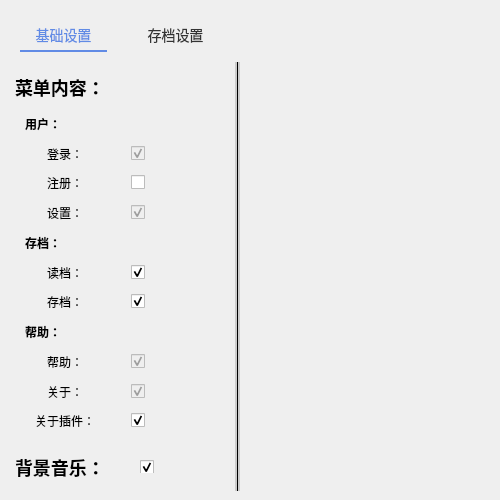
<?xml version="1.0" encoding="UTF-8"?>
<ui version="4.0">
 <class>settingsDialog</class>
 <widget class="QDialog" name="settingsDialog">
  <property name="geometry">
   <rect>
    <x>0</x>
    <y>0</y>
    <width>500</width>
    <height>500</height>
   </rect>
  </property>
  <property name="windowTitle">
   <string>Settings</string>
  </property>
  <property name="windowIcon">
   <iconset resource="resourse.qrc">
    <normaloff>:/icon/img/icon-settings.ico</normaloff>:/icon/img/icon-settings.ico</iconset>
  </property>
  <widget class="QTabWidget" name="tabWidget">
   <property name="geometry">
    <rect>
     <x>-10</x>
     <y>10</y>
     <width>500</width>
     <height>481</height>
    </rect>
   </property>
   <property name="minimumSize">
    <size>
     <width>500</width>
     <height>481</height>
    </size>
   </property>
   <property name="maximumSize">
    <size>
     <width>500</width>
     <height>481</height>
    </size>
   </property>
   <property name="styleSheet">
    <string notr="true">QTabWidget::pane 
{
	top:20px;
	border:none;
 
}
 
QTabBar::tab:first
{
	color:#333333;
	background:transparent;
	
	font-family:&quot;微软雅黑&quot;;
	font-size:14px;
	
	padding-left:-9px;
	padding-right:-9px;
	width:105px;
	height:30px;
	margin-left:0px;
	margin-right:40px;
}
 
QTabBar::tab:last
{	color:#333333;
	background:transparent;
	
	font-family:&quot;微软雅黑&quot;;
	font-size:14px;
	
	padding-left:-9px;
	padding-right:-9px;
	width:75px;
	height:30px;
	margin-left:0px;
	margin-right:40px;
}
 
QTabBar::tab:selected, QTabBar::tab:hover
{
	color:#618BE5;
	background:transparent;
	
	font-family:&quot;微软雅黑&quot;;
	font-size:14px;
	
	border-bottom:2px solid #618BE5;
}
 
QTabWidget::tab-bar {
    alignment: left;  
	top:10px;
	left:30px;
	
}</string>
   </property>
   <property name="tabPosition">
    <enum>QTabWidget::North</enum>
   </property>
   <property name="tabShape">
    <enum>QTabWidget::Rounded</enum>
   </property>
   <property name="currentIndex">
    <number>0</number>
   </property>
   <property name="elideMode">
    <enum>Qt::ElideMiddle</enum>
   </property>
   <widget class="QWidget" name="basicSetEntry">
    <attribute name="title">
     <string>基础设置</string>
    </attribute>
    <widget class="QLabel" name="munuSets_text">
     <property name="geometry">
      <rect>
       <x>25</x>
       <y>10</y>
       <width>91</width>
       <height>31</height>
      </rect>
     </property>
     <property name="text">
      <string>&lt;h2&gt;菜单内容：&lt;/h2&gt;</string>
     </property>
    </widget>
    <widget class="QWidget" name="gridLayoutWidget">
     <property name="geometry">
      <rect>
       <x>20</x>
       <y>40</y>
       <width>201</width>
       <height>331</height>
      </rect>
     </property>
     <layout class="QGridLayout" name="menuSets">
      <property name="leftMargin">
       <number>15</number>
      </property>
      <property name="topMargin">
       <number>10</number>
      </property>
      <item row="1" column="0">
       <widget class="QLabel" name="m1_a1_t">
        <property name="text">
         <string>登录：</string>
        </property>
        <property name="alignment">
         <set>Qt::AlignCenter</set>
        </property>
       </widget>
      </item>
      <item row="5" column="1">
       <spacer name="seperator8">
        <property name="orientation">
         <enum>Qt::Vertical</enum>
        </property>
        <property name="sizeHint" stdset="0">
         <size>
          <width>20</width>
          <height>40</height>
         </size>
        </property>
       </spacer>
      </item>
      <item row="9" column="1">
       <spacer name="seperator13">
        <property name="orientation">
         <enum>Qt::Vertical</enum>
        </property>
        <property name="sizeHint" stdset="0">
         <size>
          <width>20</width>
          <height>40</height>
         </size>
        </property>
       </spacer>
      </item>
      <item row="4" column="0">
       <widget class="QLabel" name="m2_t">
        <property name="styleSheet">
         <string notr="true">font: 11pt &quot;新宋体&quot;;</string>
        </property>
        <property name="text">
         <string>&lt;h4&gt;存档：&lt;/h4&gt;</string>
        </property>
       </widget>
      </item>
      <item row="8" column="0">
       <widget class="QLabel" name="m3_a1_t">
        <property name="text">
         <string>帮助：</string>
        </property>
        <property name="alignment">
         <set>Qt::AlignCenter</set>
        </property>
       </widget>
      </item>
      <item row="7" column="1">
       <spacer name="seperator10">
        <property name="orientation">
         <enum>Qt::Vertical</enum>
        </property>
        <property name="sizeHint" stdset="0">
         <size>
          <width>20</width>
          <height>40</height>
         </size>
        </property>
       </spacer>
      </item>
      <item row="2" column="2">
       <widget class="QCheckBox" name="m1_a2">
        <property name="text">
         <string/>
        </property>
       </widget>
      </item>
      <item row="9" column="2">
       <widget class="QCheckBox" name="m3_a2">
        <property name="enabled">
         <bool>false</bool>
        </property>
        <property name="text">
         <string/>
        </property>
        <property name="checked">
         <bool>true</bool>
        </property>
       </widget>
      </item>
      <item row="8" column="2">
       <widget class="QCheckBox" name="m3_a1">
        <property name="enabled">
         <bool>false</bool>
        </property>
        <property name="text">
         <string/>
        </property>
        <property name="checked">
         <bool>true</bool>
        </property>
       </widget>
      </item>
      <item row="5" column="2">
       <widget class="QCheckBox" name="m2_a1">
        <property name="enabled">
         <bool>true</bool>
        </property>
        <property name="text">
         <string/>
        </property>
        <property name="checked">
         <bool>true</bool>
        </property>
       </widget>
      </item>
      <item row="1" column="1">
       <spacer name="seperator2">
        <property name="orientation">
         <enum>Qt::Vertical</enum>
        </property>
        <property name="sizeHint" stdset="0">
         <size>
          <width>20</width>
          <height>40</height>
         </size>
        </property>
       </spacer>
      </item>
      <item row="0" column="0">
       <widget class="QLabel" name="m1_t">
        <property name="styleSheet">
         <string notr="true">font: 11pt &quot;新宋体&quot;;</string>
        </property>
        <property name="text">
         <string>&lt;h4&gt;用户：&lt;/h4&gt;</string>
        </property>
       </widget>
      </item>
      <item row="1" column="2">
       <widget class="QCheckBox" name="m1_a1">
        <property name="enabled">
         <bool>false</bool>
        </property>
        <property name="text">
         <string/>
        </property>
        <property name="checked">
         <bool>true</bool>
        </property>
       </widget>
      </item>
      <item row="5" column="0">
       <widget class="QLabel" name="m2_a1_t">
        <property name="text">
         <string>读档：</string>
        </property>
        <property name="alignment">
         <set>Qt::AlignCenter</set>
        </property>
       </widget>
      </item>
      <item row="3" column="2">
       <widget class="QCheckBox" name="m1_a3">
        <property name="enabled">
         <bool>false</bool>
        </property>
        <property name="text">
         <string/>
        </property>
        <property name="checked">
         <bool>true</bool>
        </property>
       </widget>
      </item>
      <item row="8" column="1">
       <spacer name="seperator11">
        <property name="orientation">
         <enum>Qt::Vertical</enum>
        </property>
        <property name="sizeHint" stdset="0">
         <size>
          <width>20</width>
          <height>40</height>
         </size>
        </property>
       </spacer>
      </item>
      <item row="4" column="1">
       <spacer name="seperator6">
        <property name="orientation">
         <enum>Qt::Vertical</enum>
        </property>
        <property name="sizeHint" stdset="0">
         <size>
          <width>20</width>
          <height>40</height>
         </size>
        </property>
       </spacer>
      </item>
      <item row="7" column="2">
       <spacer name="seperator12">
        <property name="orientation">
         <enum>Qt::Vertical</enum>
        </property>
        <property name="sizeHint" stdset="0">
         <size>
          <width>20</width>
          <height>40</height>
         </size>
        </property>
       </spacer>
      </item>
      <item row="2" column="1">
       <spacer name="seperator3">
        <property name="orientation">
         <enum>Qt::Vertical</enum>
        </property>
        <property name="sizeHint" stdset="0">
         <size>
          <width>20</width>
          <height>40</height>
         </size>
        </property>
       </spacer>
      </item>
      <item row="3" column="0">
       <widget class="QLabel" name="m1_a3_t">
        <property name="text">
         <string>设置：</string>
        </property>
        <property name="alignment">
         <set>Qt::AlignCenter</set>
        </property>
       </widget>
      </item>
      <item row="7" column="0">
       <widget class="QLabel" name="m3_t">
        <property name="styleSheet">
         <string notr="true">font: 11pt &quot;新宋体&quot;;</string>
        </property>
        <property name="text">
         <string>&lt;h4&gt;帮助：&lt;/h4&gt;</string>
        </property>
       </widget>
      </item>
      <item row="0" column="2">
       <spacer name="seperator5">
        <property name="orientation">
         <enum>Qt::Vertical</enum>
        </property>
        <property name="sizeHint" stdset="0">
         <size>
          <width>20</width>
          <height>40</height>
         </size>
        </property>
       </spacer>
      </item>
      <item row="6" column="1">
       <spacer name="seperator9">
        <property name="orientation">
         <enum>Qt::Vertical</enum>
        </property>
        <property name="sizeHint" stdset="0">
         <size>
          <width>20</width>
          <height>40</height>
         </size>
        </property>
       </spacer>
      </item>
      <item row="2" column="0">
       <widget class="QLabel" name="m1_a2_t">
        <property name="text">
         <string>注册：</string>
        </property>
        <property name="alignment">
         <set>Qt::AlignCenter</set>
        </property>
       </widget>
      </item>
      <item row="0" column="1">
       <spacer name="seperator1">
        <property name="orientation">
         <enum>Qt::Vertical</enum>
        </property>
        <property name="sizeHint" stdset="0">
         <size>
          <width>20</width>
          <height>40</height>
         </size>
        </property>
       </spacer>
      </item>
      <item row="4" column="2">
       <spacer name="seperator7">
        <property name="orientation">
         <enum>Qt::Vertical</enum>
        </property>
        <property name="sizeHint" stdset="0">
         <size>
          <width>20</width>
          <height>40</height>
         </size>
        </property>
       </spacer>
      </item>
      <item row="6" column="0">
       <widget class="QLabel" name="m2_a2_t">
        <property name="text">
         <string>存档：</string>
        </property>
        <property name="alignment">
         <set>Qt::AlignCenter</set>
        </property>
       </widget>
      </item>
      <item row="9" column="0">
       <widget class="QLabel" name="m3_a2_t">
        <property name="text">
         <string>关于：</string>
        </property>
        <property name="alignment">
         <set>Qt::AlignCenter</set>
        </property>
       </widget>
      </item>
      <item row="3" column="1">
       <spacer name="seperator4">
        <property name="orientation">
         <enum>Qt::Vertical</enum>
        </property>
        <property name="sizeHint" stdset="0">
         <size>
          <width>20</width>
          <height>40</height>
         </size>
        </property>
       </spacer>
      </item>
      <item row="6" column="2">
       <widget class="QCheckBox" name="m2_a2">
        <property name="enabled">
         <bool>true</bool>
        </property>
        <property name="text">
         <string/>
        </property>
        <property name="checked">
         <bool>true</bool>
        </property>
       </widget>
      </item>
      <item row="10" column="0">
       <widget class="QLabel" name="m3_a3_t">
        <property name="text">
         <string>关于插件：</string>
        </property>
        <property name="alignment">
         <set>Qt::AlignCenter</set>
        </property>
       </widget>
      </item>
      <item row="10" column="1">
       <spacer name="seperator14">
        <property name="orientation">
         <enum>Qt::Vertical</enum>
        </property>
        <property name="sizeHint" stdset="0">
         <size>
          <width>20</width>
          <height>40</height>
         </size>
        </property>
       </spacer>
      </item>
      <item row="10" column="2">
       <widget class="QCheckBox" name="m3_a3">
        <property name="text">
         <string/>
        </property>
        <property name="checked">
         <bool>true</bool>
        </property>
       </widget>
      </item>
     </layout>
    </widget>
    <widget class="Line" name="seperator">
     <property name="geometry">
      <rect>
       <x>245</x>
       <y>0</y>
       <width>5</width>
       <height>450</height>
      </rect>
     </property>
     <property name="autoFillBackground">
      <bool>false</bool>
     </property>
     <property name="styleSheet">
      <string notr="true">background-color: #ccc;</string>
     </property>
     <property name="frameShadow">
      <enum>QFrame::Plain</enum>
     </property>
     <property name="lineWidth">
      <number>1</number>
     </property>
     <property name="orientation">
      <enum>Qt::Vertical</enum>
     </property>
    </widget>
    <widget class="QLabel" name="label_2">
     <property name="geometry">
      <rect>
       <x>25</x>
       <y>390</y>
       <width>91</width>
       <height>31</height>
      </rect>
     </property>
     <property name="text">
      <string>&lt;h2&gt;背景音乐：&lt;/h2&gt;</string>
     </property>
    </widget>
    <widget class="QCheckBox" name="m3_a3_2">
     <property name="geometry">
      <rect>
       <x>150</x>
       <y>398</y>
       <width>56</width>
       <height>13</height>
      </rect>
     </property>
     <property name="text">
      <string/>
     </property>
     <property name="checked">
      <bool>true</bool>
     </property>
    </widget>
   </widget>
   <widget class="QWidget" name="savesSetEntry">
    <attribute name="title">
     <string>存档设置</string>
    </attribute>
   </widget>
  </widget>
 </widget>
 <resources>
  <include location="resourse.qrc"/>
 </resources>
 <connections/>
</ui>
